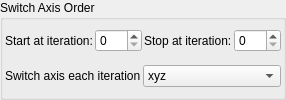
    <widget class="QGroupBox" name="groupBox_6">
     <property name="title">
      <string>Switch Axis Order</string>
     </property>
     <layout class="QVBoxLayout" name="verticalLayout_11">
      <property name="leftMargin">
       <number>2</number>
      </property>
      <property name="topMargin">
       <number>2</number>
      </property>
      <property name="rightMargin">
       <number>2</number>
      </property>
      <property name="bottomMargin">
       <number>2</number>
      </property>
      <item>
       <layout class="QGridLayout" name="gridLayout_73">
        <property name="spacing">
         <number>2</number>
        </property>
        <item row="1" column="0">
         <widget class="QLabel" name="label_272">
          <property name="text">
           <string>Start at iteration:</string>
          </property>
         </widget>
        </item>
        <item row="1" column="2">
         <widget class="QLabel" name="label_256">
          <property name="text">
           <string>Stop at iteration:</string>
          </property>
         </widget>
        </item>
        <item row="1" column="1">
         <widget class="MySpinBox" name="spinboxInt_transf_start_iterations_B">
          <property name="sizePolicy">
           <sizepolicy hsizetype="Minimum" vsizetype="Maximum">
            <horstretch>0</horstretch>
            <verstretch>0</verstretch>
           </sizepolicy>
          </property>
          <property name="maximum">
           <number>999</number>
          </property>
         </widget>
        </item>
        <item row="1" column="3">
         <widget class="MySpinBox" name="spinboxInt_transf_stop_iterations_B">
          <property name="sizePolicy">
           <sizepolicy hsizetype="Minimum" vsizetype="Maximum">
            <horstretch>0</horstretch>
            <verstretch>0</verstretch>
           </sizepolicy>
          </property>
          <property name="maximum">
           <number>999</number>
          </property>
         </widget>
        </item>
       </layout>
      </item>
      <item>
       <layout class="QGridLayout" name="gridLayout_74" columnstretch="0,1">
        <property name="spacing">
         <number>2</number>
        </property>
        <item row="0" column="1">
         <widget class="QComboBox" name="comboBox_mandelbulbMulti_order_of_xyz_2">
          <item>
           <property name="text">
            <string notr="true">xyz</string>
           </property>
          </item>
          <item>
           <property name="text">
            <string notr="true">xzy</string>
           </property>
          </item>
          <item>
           <property name="text">
            <string notr="true">yxz</string>
           </property>
          </item>
          <item>
           <property name="text">
            <string notr="true">yzx</string>
           </property>
          </item>
          <item>
           <property name="text">
            <string notr="true">zxy</string>
           </property>
          </item>
          <item>
           <property name="text">
            <string notr="true">zyx</string>
           </property>
          </item>
         </widget>
        </item>
        <item row="0" column="0">
         <widget class="QLabel" name="label_11">
          <property name="text">
           <string>Switch axis each iteration</string>
          </property>
         </widget>
        </item>
       </layout>
      </item>
     </layout>
    </widget>
